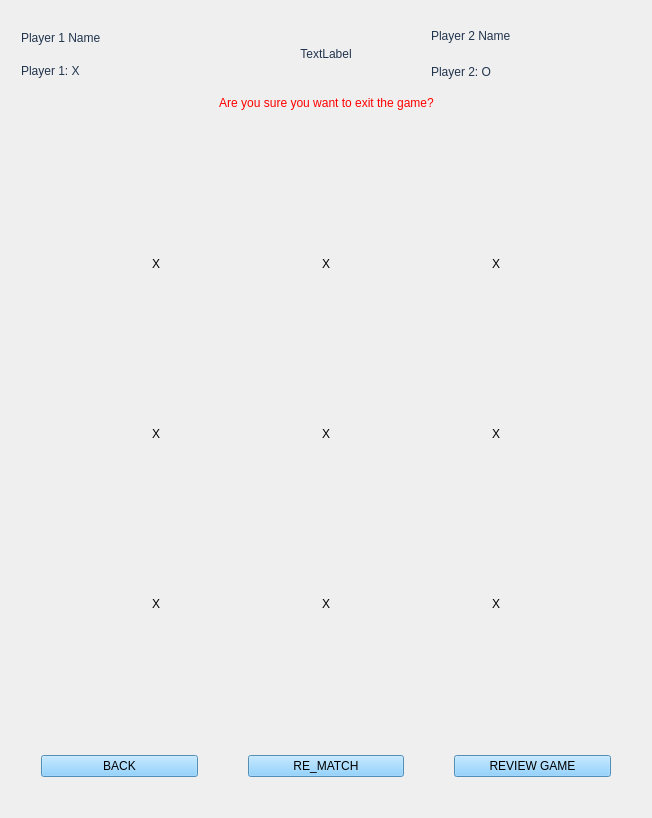
      <widget class="QWidget" name="GamePage">
       <layout class="QVBoxLayout" name="verticalLayout_16">
        <item>
         <layout class="QHBoxLayout" name="horizontalLayout_11">
          <property name="leftMargin">
           <number>10</number>
          </property>
          <property name="topMargin">
           <number>10</number>
          </property>
          <property name="rightMargin">
           <number>10</number>
          </property>
          <item>
           <layout class="QVBoxLayout" name="verticalLayout_13">
            <property name="spacing">
             <number>0</number>
            </property>
            <item>
             <widget class="QLabel" name="Player1_Label">
              <property name="minimumSize">
               <size>
                <width>200</width>
                <height>20</height>
               </size>
              </property>
              <property name="styleSheet">
               <string notr="true">QLabel
{
	color: #21344D;
	font: 700 17pt &quot;Montserrat&quot;;
}</string>
              </property>
              <property name="text">
               <string>Player 1 Name</string>
              </property>
              <property name="scaledContents">
               <bool>false</bool>
              </property>
              <property name="wordWrap">
               <bool>true</bool>
              </property>
             </widget>
            </item>
            <item>
             <widget class="QLabel" name="Player1_Label_2">
              <property name="minimumSize">
               <size>
                <width>200</width>
                <height>20</height>
               </size>
              </property>
              <property name="styleSheet">
               <string notr="true">QLabel
{
	color: #21344D;
	font: 200 12pt &quot;Montserrat&quot;;
}</string>
              </property>
              <property name="text">
               <string>Player 1: X</string>
              </property>
              <property name="scaledContents">
               <bool>false</bool>
              </property>
              <property name="wordWrap">
               <bool>true</bool>
              </property>
             </widget>
            </item>
           </layout>
          </item>
          <item>
           <spacer name="horizontalSpacer_26">
            <property name="orientation">
             <enum>Qt::Orientation::Horizontal</enum>
            </property>
            <property name="sizeHint" stdset="0">
             <size>
              <width>40</width>
              <height>20</height>
             </size>
            </property>
           </spacer>
          </item>
          <item>
           <widget class="QLabel" name="label">
            <property name="styleSheet">
             <string notr="true">font: 600 28pt &quot;Montserrat&quot;;
color: #21344D;</string>
            </property>
            <property name="text">
             <string>TextLabel</string>
            </property>
            <property name="alignment">
             <set>Qt::AlignmentFlag::AlignCenter</set>
            </property>
           </widget>
          </item>
          <item>
           <spacer name="horizontalSpacer_27">
            <property name="orientation">
             <enum>Qt::Orientation::Horizontal</enum>
            </property>
            <property name="sizeHint" stdset="0">
             <size>
              <width>40</width>
              <height>20</height>
             </size>
            </property>
           </spacer>
          </item>
          <item>
           <layout class="QVBoxLayout" name="verticalLayout_14">
            <item>
             <widget class="QLabel" name="Player2_Label">
              <property name="minimumSize">
               <size>
                <width>200</width>
                <height>30</height>
               </size>
              </property>
              <property name="styleSheet">
               <string notr="true">QLabel
{
	color: #21344D;
	font: 700 17pt &quot;Montserrat&quot;;
}</string>
              </property>
              <property name="text">
               <string>Player 2 Name</string>
              </property>
              <property name="wordWrap">
               <bool>true</bool>
              </property>
             </widget>
            </item>
            <item>
             <widget class="QLabel" name="Player1_Label_3">
              <property name="minimumSize">
               <size>
                <width>200</width>
                <height>30</height>
               </size>
              </property>
              <property name="styleSheet">
               <string notr="true">QLabel
{
	color: #21344D;
	font: 200 12pt &quot;Montserrat&quot;;
}</string>
              </property>
              <property name="text">
               <string>Player 2: O</string>
              </property>
              <property name="scaledContents">
               <bool>false</bool>
              </property>
              <property name="wordWrap">
               <bool>true</bool>
              </property>
             </widget>
            </item>
           </layout>
          </item>
         </layout>
        </item>
        <item>
         <layout class="QHBoxLayout" name="horizontalLayout_12">
          <item>
           <spacer name="horizontalSpacer_28">
            <property name="orientation">
             <enum>Qt::Orientation::Horizontal</enum>
            </property>
            <property name="sizeHint" stdset="0">
             <size>
              <width>40</width>
              <height>20</height>
             </size>
            </property>
           </spacer>
          </item>
          <item>
           <widget class="QLabel" name="ShureExit">
            <property name="styleSheet">
             <string notr="true">color: rgb(255, 0, 0);
font: 500 15pt &quot;Montserrat&quot;;</string>
            </property>
            <property name="text">
             <string>Are you sure you want to exit the game?</string>
            </property>
            <property name="alignment">
             <set>Qt::AlignmentFlag::AlignCenter</set>
            </property>
           </widget>
          </item>
          <item>
           <spacer name="horizontalSpacer_29">
            <property name="orientation">
             <enum>Qt::Orientation::Horizontal</enum>
            </property>
            <property name="sizeHint" stdset="0">
             <size>
              <width>40</width>
              <height>20</height>
             </size>
            </property>
           </spacer>
          </item>
         </layout>
        </item>
        <item>
         <layout class="QGridLayout" name="gridLayout_7">
          <property name="sizeConstraint">
           <enum>QLayout::SizeConstraint::SetMinAndMaxSize</enum>
          </property>
          <property name="spacing">
           <number>0</number>
          </property>
          <item row="0" column="1">
           <spacer name="verticalSpacer_14">
            <property name="orientation">
             <enum>Qt::Orientation::Vertical</enum>
            </property>
            <property name="sizeType">
             <enum>QSizePolicy::Policy::MinimumExpanding</enum>
            </property>
            <property name="sizeHint" stdset="0">
             <size>
              <width>70</width>
              <height>70</height>
             </size>
            </property>
           </spacer>
          </item>
          <item row="1" column="0">
           <spacer name="horizontalSpacer_30">
            <property name="orientation">
             <enum>Qt::Orientation::Horizontal</enum>
            </property>
            <property name="sizeType">
             <enum>QSizePolicy::Policy::MinimumExpanding</enum>
            </property>
            <property name="sizeHint" stdset="0">
             <size>
              <width>70</width>
              <height>70</height>
             </size>
            </property>
           </spacer>
          </item>
          <item row="1" column="2">
           <spacer name="horizontalSpacer_31">
            <property name="orientation">
             <enum>Qt::Orientation::Horizontal</enum>
            </property>
            <property name="sizeType">
             <enum>QSizePolicy::Policy::MinimumExpanding</enum>
            </property>
            <property name="sizeHint" stdset="0">
             <size>
              <width>70</width>
              <height>70</height>
             </size>
            </property>
           </spacer>
          </item>
          <item row="2" column="1">
           <spacer name="verticalSpacer_13">
            <property name="orientation">
             <enum>Qt::Orientation::Vertical</enum>
            </property>
            <property name="sizeType">
             <enum>QSizePolicy::Policy::MinimumExpanding</enum>
            </property>
            <property name="sizeHint" stdset="0">
             <size>
              <width>70</width>
              <height>70</height>
             </size>
            </property>
           </spacer>
          </item>
          <item row="1" column="1">
           <layout class="QVBoxLayout" name="verticalLayout_15">
            <property name="spacing">
             <number>0</number>
            </property>
            <item>
             <layout class="QHBoxLayout" name="horizontalLayout_13">
              <property name="spacing">
               <number>0</number>
              </property>
              <item>
               <widget class="QPushButton" name="grid0">
                <property name="sizePolicy">
                 <sizepolicy hsizetype="Fixed" vsizetype="Expanding">
                  <horstretch>0</horstretch>
                  <verstretch>0</verstretch>
                 </sizepolicy>
                </property>
                <property name="minimumSize">
                 <size>
                  <width>150</width>
                  <height>150</height>
                 </size>
                </property>
                <property name="maximumSize">
                 <size>
                  <width>150</width>
                  <height>150</height>
                 </size>
                </property>
                <property name="toolTipDuration">
                 <number>-8</number>
                </property>
                <property name="styleSheet">
                 <string notr="true">QPushButton
{
	border: none;
	background-color: rgba(255, 255, 255, 0);
	border-radius: 30px;
	margin: 10px;
	font: 90pt &quot;Insaniburger with Cheese&quot;;
}

QPushButton:hover
{
	border: none;
	background-color: rgba(0, 0, 0, 20);
	border-radius: 30px;
	margin: 10px;
	font: 90pt &quot;Insaniburger with Cheese&quot;;
}

QPushButton:pressed
{
	border: none;
	background-color: rgba(0, 0, 0, 40);
	border-radius: 30px;
	margin: 10px;
	font: 90pt &quot;Insaniburger with Cheese&quot;;
}




</string>
                </property>
                <property name="text">
                 <string>X</string>
                </property>
               </widget>
              </item>
              <item>
               <widget class="QLabel" name="label_14">
                <property name="minimumSize">
                 <size>
                  <width>20</width>
                  <height>120</height>
                 </size>
                </property>
                <property name="maximumSize">
                 <size>
                  <width>15</width>
                  <height>200</height>
                 </size>
                </property>
                <property name="text">
                 <string/>
                </property>
                <property name="pixmap">
                 <pixmap resource="images.qrc">:/Logic/Graphics/SVG/Grid_v1.svg</pixmap>
                </property>
                <property name="scaledContents">
                 <bool>true</bool>
                </property>
               </widget>
              </item>
              <item>
               <widget class="QPushButton" name="grid1">
                <property name="sizePolicy">
                 <sizepolicy hsizetype="Fixed" vsizetype="Expanding">
                  <horstretch>0</horstretch>
                  <verstretch>0</verstretch>
                 </sizepolicy>
                </property>
                <property name="minimumSize">
                 <size>
                  <width>150</width>
                  <height>150</height>
                 </size>
                </property>
                <property name="maximumSize">
                 <size>
                  <width>150</width>
                  <height>150</height>
                 </size>
                </property>
                <property name="toolTipDuration">
                 <number>-8</number>
                </property>
                <property name="styleSheet">
                 <string notr="true">QPushButton
{
	border: none;
	background-color: rgba(255, 255, 255, 0);
	border-radius: 30px;
	margin: 10px;
	font: 90pt &quot;Insaniburger with Cheese&quot;;
}

QPushButton:hover
{
	border: none;
	background-color: rgba(0, 0, 0, 20);
	border-radius: 30px;
	margin: 10px;
	font: 90pt &quot;Insaniburger with Cheese&quot;;
}

QPushButton:pressed
{
	border: none;
	background-color: rgba(0, 0, 0, 40);
	border-radius: 30px;
	margin: 10px;
	font: 90pt &quot;Insaniburger with Cheese&quot;;
}




</string>
                </property>
                <property name="text">
                 <string>X</string>
                </property>
               </widget>
              </item>
              <item>
               <widget class="QLabel" name="label_15">
                <property name="minimumSize">
                 <size>
                  <width>20</width>
                  <height>120</height>
                 </size>
                </property>
                <property name="maximumSize">
                 <size>
                  <width>15</width>
                  <height>200</height>
                 </size>
                </property>
                <property name="text">
                 <string/>
                </property>
                <property name="pixmap">
                 <pixmap resource="images.qrc">:/Logic/Graphics/SVG/Grid_v1.svg</pixmap>
                </property>
                <property name="scaledContents">
                 <bool>true</bool>
                </property>
               </widget>
              </item>
              <item>
               <widget class="QPushButton" name="grid2">
                <property name="sizePolicy">
                 <sizepolicy hsizetype="Fixed" vsizetype="Expanding">
                  <horstretch>0</horstretch>
                  <verstretch>0</verstretch>
                 </sizepolicy>
                </property>
                <property name="minimumSize">
                 <size>
                  <width>150</width>
                  <height>150</height>
                 </size>
                </property>
                <property name="maximumSize">
                 <size>
                  <width>150</width>
                  <height>150</height>
                 </size>
                </property>
                <property name="toolTipDuration">
                 <number>-8</number>
                </property>
                <property name="styleSheet">
                 <string notr="true">QPushButton
{
	border: none;
	background-color: rgba(255, 255, 255, 0);
	border-radius: 30px;
	margin: 10px;
	font: 90pt &quot;Insaniburger with Cheese&quot;;
}

QPushButton:hover
{
	border: none;
	background-color: rgba(0, 0, 0, 20);
	border-radius: 30px;
	margin: 10px;
	font: 90pt &quot;Insaniburger with Cheese&quot;;
}

QPushButton:pressed
{
	border: none;
	background-color: rgba(0, 0, 0, 40);
	border-radius: 30px;
	margin: 10px;
	font: 90pt &quot;Insaniburger with Cheese&quot;;
}




</string>
                </property>
                <property name="text">
                 <string>X</string>
                </property>
               </widget>
              </item>
             </layout>
            </item>
            <item>
             <widget class="QLabel" name="label_21">
              <property name="minimumSize">
               <size>
                <width>1</width>
                <height>20</height>
               </size>
              </property>
              <property name="maximumSize">
               <size>
                <width>550</width>
                <height>20</height>
               </size>
              </property>
              <property name="lineWidth">
               <number>0</number>
              </property>
              <property name="text">
               <string/>
              </property>
              <property name="pixmap">
               <pixmap resource="images.qrc">:/Logic/Graphics/SVG/Grid_h.svg</pixmap>
              </property>
              <property name="scaledContents">
               <bool>true</bool>
              </property>
             </widget>
            </item>
            <item>
             <layout class="QHBoxLayout" name="horizontalLayout_15">
              <property name="spacing">
               <number>0</number>
              </property>
              <item>
               <widget class="QPushButton" name="grid3">
                <property name="sizePolicy">
                 <sizepolicy hsizetype="Fixed" vsizetype="Expanding">
                  <horstretch>0</horstretch>
                  <verstretch>0</verstretch>
                 </sizepolicy>
                </property>
                <property name="minimumSize">
                 <size>
                  <width>150</width>
                  <height>150</height>
                 </size>
                </property>
                <property name="maximumSize">
                 <size>
                  <width>150</width>
                  <height>150</height>
                 </size>
                </property>
                <property name="toolTipDuration">
                 <number>-8</number>
                </property>
                <property name="styleSheet">
                 <string notr="true">QPushButton
{
	border: none;
	background-color: rgba(255, 255, 255, 0);
	border-radius: 30px;
	margin: 10px;
	font: 90pt &quot;Insaniburger with Cheese&quot;;
}

QPushButton:hover
{
	border: none;
	background-color: rgba(0, 0, 0, 20);
	border-radius: 30px;
	margin: 10px;
	font: 90pt &quot;Insaniburger with Cheese&quot;;
}

QPushButton:pressed
{
	border: none;
	background-color: rgba(0, 0, 0, 40);
	border-radius: 30px;
	margin: 10px;
	font: 90pt &quot;Insaniburger with Cheese&quot;;
}




</string>
                </property>
                <property name="text">
                 <string>X</string>
                </property>
               </widget>
              </item>
              <item>
               <widget class="QLabel" name="label_18">
                <property name="minimumSize">
                 <size>
                  <width>20</width>
                  <height>120</height>
                 </size>
                </property>
                <property name="maximumSize">
                 <size>
                  <width>15</width>
                  <height>200</height>
                 </size>
                </property>
                <property name="text">
                 <string/>
                </property>
                <property name="pixmap">
                 <pixmap resource="images.qrc">:/Logic/Graphics/SVG/Grid_v2.svg</pixmap>
                </property>
                <property name="scaledContents">
                 <bool>true</bool>
                </property>
               </widget>
              </item>
              <item>
               <widget class="QPushButton" name="grid4">
                <property name="sizePolicy">
                 <sizepolicy hsizetype="Fixed" vsizetype="Expanding">
                  <horstretch>0</horstretch>
                  <verstretch>0</verstretch>
                 </sizepolicy>
                </property>
                <property name="minimumSize">
                 <size>
                  <width>150</width>
                  <height>150</height>
                 </size>
                </property>
                <property name="maximumSize">
                 <size>
                  <width>150</width>
                  <height>150</height>
                 </size>
                </property>
                <property name="toolTipDuration">
                 <number>-8</number>
                </property>
                <property name="styleSheet">
                 <string notr="true">QPushButton
{
	border: none;
	background-color: rgba(255, 255, 255, 0);
	border-radius: 30px;
	margin: 10px;
	font: 90pt &quot;Insaniburger with Cheese&quot;;
}

QPushButton:hover
{
	border: none;
	background-color: rgba(0, 0, 0, 20);
	border-radius: 30px;
	margin: 10px;
	font: 90pt &quot;Insaniburger with Cheese&quot;;
}

QPushButton:pressed
{
	border: none;
	background-color: rgba(0, 0, 0, 40);
	border-radius: 30px;
	margin: 10px;
	font: 90pt &quot;Insaniburger with Cheese&quot;;
}




</string>
                </property>
                <property name="text">
                 <string>X</string>
                </property>
               </widget>
              </item>
              <item>
               <widget class="QLabel" name="label_19">
                <property name="minimumSize">
                 <size>
                  <width>20</width>
                  <height>120</height>
                 </size>
                </property>
                <property name="maximumSize">
                 <size>
                  <width>15</width>
                  <height>200</height>
                 </size>
                </property>
                <property name="text">
                 <string/>
                </property>
                <property name="pixmap">
                 <pixmap resource="images.qrc">:/Logic/Graphics/SVG/Grid_v2.svg</pixmap>
                </property>
                <property name="scaledContents">
                 <bool>true</bool>
                </property>
               </widget>
              </item>
              <item>
               <widget class="QPushButton" name="grid5">
                <property name="sizePolicy">
                 <sizepolicy hsizetype="Fixed" vsizetype="Expanding">
                  <horstretch>0</horstretch>
                  <verstretch>0</verstretch>
                 </sizepolicy>
                </property>
                <property name="minimumSize">
                 <size>
                  <width>150</width>
                  <height>150</height>
                 </size>
                </property>
                <property name="maximumSize">
                 <size>
                  <width>150</width>
                  <height>150</height>
                 </size>
                </property>
                <property name="toolTipDuration">
                 <number>-8</number>
                </property>
                <property name="styleSheet">
                 <string notr="true">QPushButton
{
	border: none;
	background-color: rgba(255, 255, 255, 0);
	border-radius: 30px;
	margin: 10px;
	font: 90pt &quot;Insaniburger with Cheese&quot;;
}

QPushButton:hover
{
	border: none;
	background-color: rgba(0, 0, 0, 20);
	border-radius: 30px;
	margin: 10px;
	font: 90pt &quot;Insaniburger with Cheese&quot;;
}

QPushButton:pressed
{
	border: none;
	background-color: rgba(0, 0, 0, 40);
	border-radius: 30px;
	margin: 10px;
	font: 90pt &quot;Insaniburger with Cheese&quot;;
}




</string>
                </property>
                <property name="text">
                 <string>X</string>
                </property>
               </widget>
              </item>
             </layout>
            </item>
            <item>
             <widget class="QLabel" name="label_20">
              <property name="minimumSize">
               <size>
                <width>200</width>
                <height>20</height>
               </size>
              </property>
              <property name="maximumSize">
               <size>
                <width>550</width>
                <height>20</height>
               </size>
              </property>
              <property name="lineWidth">
               <number>0</number>
              </property>
              <property name="text">
               <string/>
              </property>
              <property name="pixmap">
               <pixmap resource="images.qrc">:/Logic/Graphics/SVG/Grid_h.svg</pixmap>
              </property>
              <property name="scaledContents">
               <bool>true</bool>
              </property>
              <property name="indent">
               <number>0</number>
              </property>
             </widget>
            </item>
            <item>
             <layout class="QHBoxLayout" name="horizontalLayout_14">
              <property name="spacing">
               <number>0</number>
              </property>
              <item>
               <widget class="QPushButton" name="grid6">
                <property name="sizePolicy">
                 <sizepolicy hsizetype="Fixed" vsizetype="Expanding">
                  <horstretch>0</horstretch>
                  <verstretch>0</verstretch>
                 </sizepolicy>
                </property>
                <property name="minimumSize">
                 <size>
                  <width>150</width>
                  <height>150</height>
                 </size>
                </property>
                <property name="maximumSize">
                 <size>
                  <width>150</width>
                  <height>150</height>
                 </size>
                </property>
                <property name="toolTipDuration">
                 <number>-8</number>
                </property>
                <property name="styleSheet">
                 <string notr="true">QPushButton
{
	border: none;
	background-color: rgba(255, 255, 255, 0);
	border-radius: 30px;
	margin: 10px;
	font: 90pt &quot;Insaniburger with Cheese&quot;;
}

QPushButton:hover
{
	border: none;
	background-color: rgba(0, 0, 0, 20);
	border-radius: 30px;
	margin: 10px;
	font: 90pt &quot;Insaniburger with Cheese&quot;;
}

QPushButton:pressed
{
	border: none;
	background-color: rgba(0, 0, 0, 40);
	border-radius: 30px;
	margin: 10px;
	font: 90pt &quot;Insaniburger with Cheese&quot;;
}




</string>
                </property>
                <property name="text">
                 <string>X</string>
                </property>
               </widget>
              </item>
              <item>
               <widget class="QLabel" name="label_16">
                <property name="minimumSize">
                 <size>
                  <width>20</width>
                  <height>120</height>
                 </size>
                </property>
                <property name="maximumSize">
                 <size>
                  <width>15</width>
                  <height>200</height>
                 </size>
                </property>
                <property name="text">
                 <string/>
                </property>
                <property name="pixmap">
                 <pixmap resource="images.qrc">:/Logic/Graphics/SVG/Grid_v1_1.svg</pixmap>
                </property>
                <property name="scaledContents">
                 <bool>true</bool>
                </property>
               </widget>
              </item>
              <item>
               <widget class="QPushButton" name="grid7">
                <property name="sizePolicy">
                 <sizepolicy hsizetype="Fixed" vsizetype="Expanding">
                  <horstretch>0</horstretch>
                  <verstretch>0</verstretch>
                 </sizepolicy>
                </property>
                <property name="minimumSize">
                 <size>
                  <width>150</width>
                  <height>150</height>
                 </size>
                </property>
                <property name="maximumSize">
                 <size>
                  <width>150</width>
                  <height>150</height>
                 </size>
                </property>
                <property name="toolTipDuration">
                 <number>-8</number>
                </property>
                <property name="styleSheet">
                 <string notr="true">QPushButton
{
	border: none;
	background-color: rgba(255, 255, 255, 0);
	border-radius: 30px;
	margin: 10px;
	font: 90pt &quot;Insaniburger with Cheese&quot;;
}

QPushButton:hover
{
	border: none;
	background-color: rgba(0, 0, 0, 20);
	border-radius: 30px;
	margin: 10px;
	font: 90pt &quot;Insaniburger with Cheese&quot;;
}

QPushButton:pressed
{
	border: none;
	background-color: rgba(0, 0, 0, 40);
	border-radius: 30px;
	margin: 10px;
	font: 90pt &quot;Insaniburger with Cheese&quot;;
}




</string>
                </property>
                <property name="text">
                 <string>X</string>
                </property>
               </widget>
              </item>
              <item>
               <widget class="QLabel" name="label_17">
                <property name="minimumSize">
                 <size>
                  <width>20</width>
                  <height>120</height>
                 </size>
                </property>
                <property name="maximumSize">
                 <size>
                  <width>15</width>
                  <height>200</height>
                 </size>
                </property>
                <property name="text">
                 <string/>
                </property>
                <property name="pixmap">
                 <pixmap resource="images.qrc">:/Logic/Graphics/SVG/Grid_v1_1.svg</pixmap>
                </property>
                <property name="scaledContents">
                 <bool>true</bool>
                </property>
               </widget>
              </item>
              <item>
               <widget class="QPushButton" name="grid8">
                <property name="sizePolicy">
                 <sizepolicy hsizetype="Fixed" vsizetype="Expanding">
                  <horstretch>0</horstretch>
                  <verstretch>0</verstretch>
                 </sizepolicy>
                </property>
                <property name="minimumSize">
                 <size>
                  <width>150</width>
                  <height>150</height>
                 </size>
                </property>
                <property name="maximumSize">
                 <size>
                  <width>150</width>
                  <height>150</height>
                 </size>
                </property>
                <property name="toolTipDuration">
                 <number>-8</number>
                </property>
                <property name="styleSheet">
                 <string notr="true">QPushButton
{
	border: none;
	background-color: rgba(255, 255, 255, 0);
	border-radius: 30px;
	margin: 10px;
	font: 90pt &quot;Insaniburger with Cheese&quot;;
}

QPushButton:hover
{
	border: none;
	background-color: rgba(0, 0, 0, 20);
	border-radius: 30px;
	margin: 10px;
	font: 90pt &quot;Insaniburger with Cheese&quot;;
}

QPushButton:pressed
{
	border: none;
	background-color: rgba(0, 0, 0, 40);
	border-radius: 30px;
	margin: 10px;
	font: 90pt &quot;Insaniburger with Cheese&quot;;
}




</string>
                </property>
                <property name="text">
                 <string>X</string>
                </property>
               </widget>
              </item>
             </layout>
            </item>
           </layout>
          </item>
         </layout>
        </item>
        <item>
         <layout class="QHBoxLayout" name="horizontalLayout_10">
          <property name="spacing">
           <number>50</number>
          </property>
          <property name="sizeConstraint">
           <enum>QLayout::SizeConstraint::SetFixedSize</enum>
          </property>
          <property name="leftMargin">
           <number>30</number>
          </property>
          <property name="rightMargin">
           <number>30</number>
          </property>
          <property name="bottomMargin">
           <number>30</number>
          </property>
          <item>
           <widget class="QPushButton" name="back_4">
            <property name="maximumSize">
             <size>
              <width>500</width>
              <height>500</height>
             </size>
            </property>
            <property name="styleSheet">
             <string notr="true">QPushButton
{
color:black;
background-color: rgb(115, 199, 255);
 font: 700 14pt &quot;Segoe UI&quot;;
}</string>
            </property>
            <property name="text">
             <string>BACK</string>
            </property>
           </widget>
          </item>
          <item>
           <widget class="QPushButton" name="Rematch">
            <property name="maximumSize">
             <size>
              <width>500</width>
              <height>500</height>
             </size>
            </property>
            <property name="styleSheet">
             <string notr="true">QPushButton
{
color:black;
background-color: rgb(115, 199, 255);
 font: 700 14pt &quot;Segoe UI&quot;;
}</string>
            </property>
            <property name="text">
             <string>RE_MATCH</string>
            </property>
           </widget>
          </item>
          <item>
           <widget class="QPushButton" name="GameReview">
            <property name="maximumSize">
             <size>
              <width>500</width>
              <height>500</height>
             </size>
            </property>
            <property name="styleSheet">
             <string notr="true">QPushButton
{
color:black;
background-color: rgb(115, 199, 255);
 font: 700 14pt &quot;Segoe UI&quot;;
}</string>
            </property>
            <property name="text">
             <string>REVIEW GAME</string>
            </property>
           </widget>
          </item>
         </layout>
        </item>
       </layout>
      </widget>
